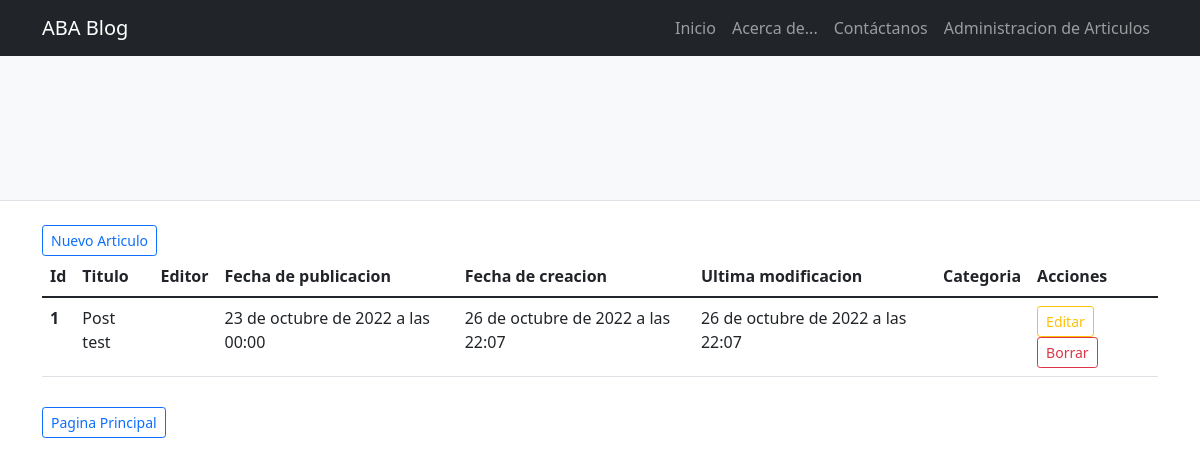
The page /buscar_por_categoria/ on the database as committed earlier.
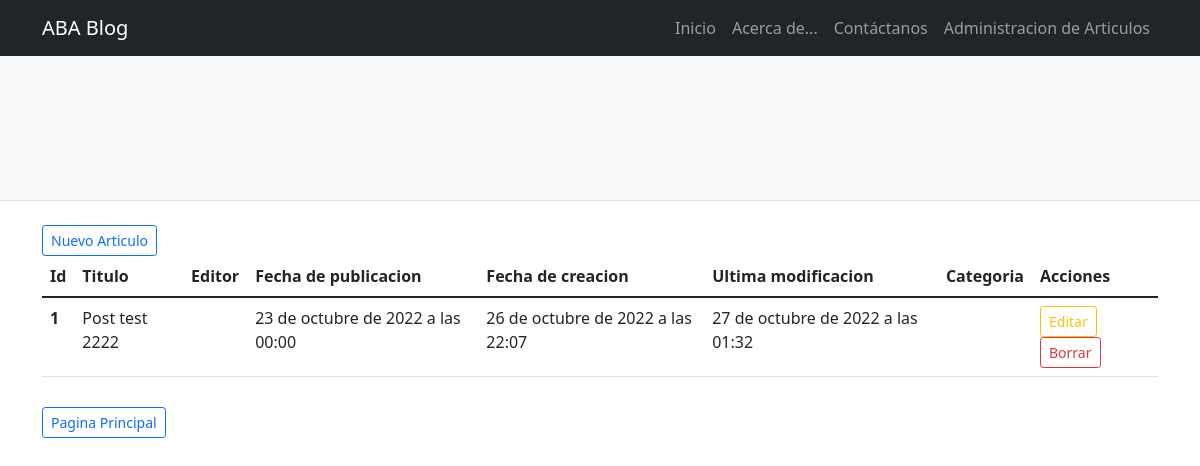
The same page on the database as committed later.
### blog_portal/models.py (models this page shows)
class Article(models.Model):
    title = models.CharField(max_length=100)
    short_content = models.CharField(max_length=180)
    content = RichTextField()
    image = models.ImageField(upload_to="articles", null=True, blank=True)
    author = models.ForeignKey(Publisher, on_delete=models.DO_NOTHING)
    is_headline= models.BooleanField()
    date_created = models.DateTimeField(auto_now_add=True)
    date_updated = models.DateTimeField(auto_now=True)
    date_published = models.DateTimeField()
    category = models.ForeignKey(Category, on_delete=models.DO_NOTHING, default=1)

### blog_portal/views.py (the view)
# urls.py: path('buscar_por_categoria/',SearchPostByCategory, name="search-by-category-post"),
def SearchPostByCategory(request):
    qs = Article.objects.all()
    post_category = request.GET.get('post-category')
    if post_category != '' and post_category is not None:
        qs = qs.filter(category=post_category)
    context = {
        'queryset':qs
    }
    return render (request, "blog_portal/article_filter.html", context)

### blog_portal/models.py (called while the page is built)
    def __str__(self):
        return f"{self.name}"

### blog_portal/templates/blog_portal/article_filter.html
{% extends "blog_portal/base.html" %}
{% block portal %}
<main class="flex-shrink-0">
    <div class="container" style="margin-top: 1em;">
     <a type="button" href="{% url 'article-create' %}" class="btn btn-sm btn-outline-primary">Nuevo Articulo</a>
  <table class="table">
  <thead>
    <tr>
      <th scope="col">Id</th>
      <th scope="col">Titulo</th>
      <th scope="col">Editor</th>
      <th scope="col">Fecha de publicacion</th>
      <th scope="col">Fecha de creacion</th>
      <th scope="col">Ultima modificacion</th>
      <th scope="col">Categoria</th>
      <th scope="col">Acciones</th>
    </tr>
  </thead>
        <tbody>
          {%for article in queryset %}
            <tr>
            <th scope="row">{{article.id}}</th>
            <td>{{article.title}}</td>
            <td>{{article.author}}</td>
            <td>{{article.date_published}}</td>
            <td>{{article.date_created}}</td>
            <td>{{article.date_updated}}</td>
            <td>{{article.category}}</td>
            <td>
                <a type="button" href="{% url 'article-update' article.id %}" class="btn btn-sm btn-outline-warning">Editar</a>
                <a type="button" href="{% url 'article-delete' article.id %}" class="btn btn-sm btn-outline-danger">Borrar</a>
            </td>
            </tr>
          {% endfor %}
        </tbody>
    </table>
    <a type="button" href = "{% url 'main-page' %}" style="margin-top: 1em;" class="btn btn-sm btn-outline-primary" >Pagina Principal</a>
    </div>
  </main>
{% endblock %}

Rows that differ between the two databases and show on the page:
changed Article id 1: title "Post test" → "Post test 2222"; date_updated "26 de octubre de 2022 a las 22:07" → "27 de octubre de 2022 a las 01:32"
